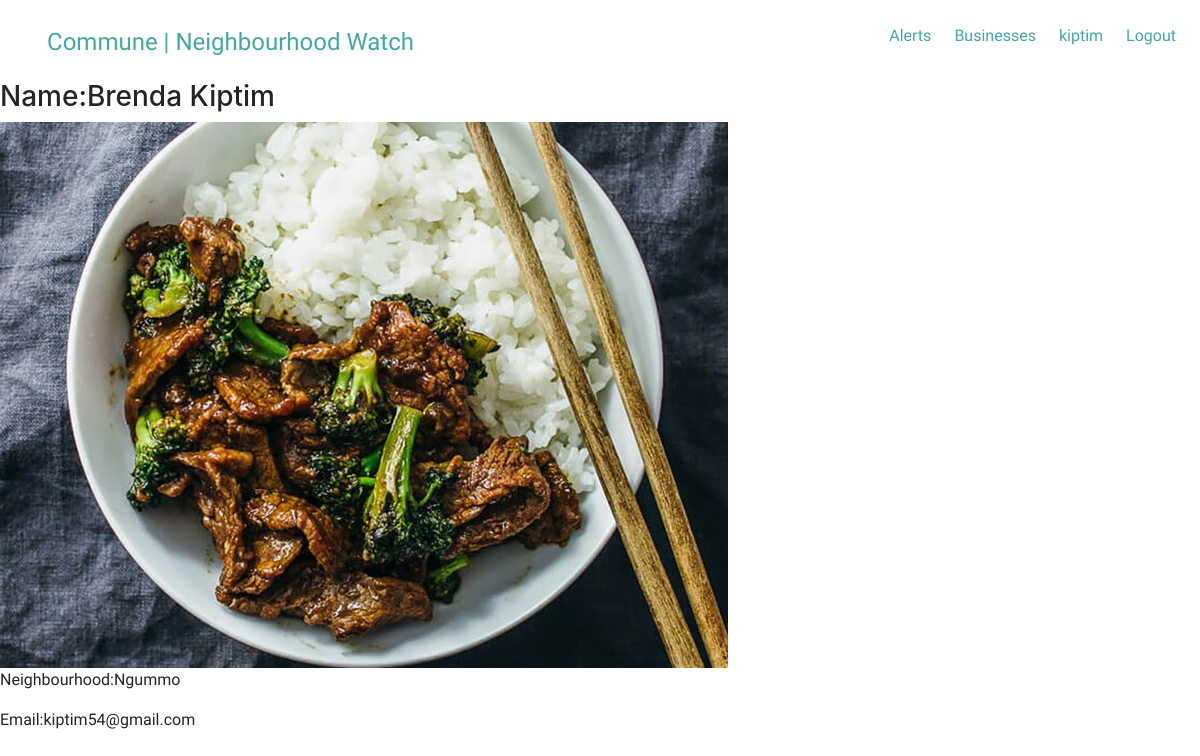
Screenshot of /profile (signed in) with the database file from the repository.
### communeapp/models.py (models this page shows, shortened)
class Profile(models.Model):
    name=models.CharField(max_length=50)
    profile_image = models.ImageField(upload_to = 'articles/')
    user=models.OneToOneField(User, on_delete=models.CASCADE)
    neighbourhood=models.ForeignKey(Neighbourhood, null=True)
    email=models.CharField(max_length=100)
    email_confirmed=models.BooleanField(default=False)

class Neighbourhood(models.Model):
    neighbourhood_name=models.CharField(max_length=250)
    location=models.CharField(max_length=200)
    occupation_count=models.IntegerField()
    def __str__(self):
        return self.neighbourhood_name

### communeapp/views.py (the view)
# urls.py: url(r'profile$', views.view_profile, name='view_profile'),
def view_profile(request):
    title="Commune | Profile "
    current_user=request.user
    profile=Profile.objects.filter(user=current_user)
    return render(request, 'views/profile.html', {"profile":profile, "title":title })

### communeapp/templates/views/profile.html (shortened to what this page needs)
{% extends 'views/base.html' %}
{% load bootstrap3  %}
{% load static %}
{% block content %}
{% if profile %}
{% for prof in profile %}
<h3>Name:{{prof.name}}</h3>
<img src="{{prof.profile_image.url}}" class="img-responsive" alt="">
<p>Neighbourhood:{{prof.neighbourhood}}</p>
<p>Email:{{prof.email}}</p>
{% endfor %}
{% else %}
<p>You do not have a profile, create one  <a href="{% url 'createprofile' %}">here :
   </a>
</p>
{% endif %}
{% endblock %}

### communeapp/templates/navbar.html (shortened to what this page needs)
<!DOCTYPE html>
<html lang="en">
<head>
    {% load static %}
    <link rel="stylesheet" href="{% static 'css/base.css' %}">
</head>
<body>
              <nav>
                <ul>
                  <li id="brand"><a href="{% url 'landingpage'%}">Commune | Neighbourhood Watch</a></li>
                  {% if user.is_authenticated %}
                  <li id="bodynav"><a href="{% url 'logout'%}">Logout</a></li>
                  {%else%}
                  <li id="bodynav"><a href="{% url 'login'%}">Login</a></li>
                  {% endif %}
                  <li id="bodynav"><a href="{% url 'view_profile'%}">{{user.username}}</a></li>
                  <li id="bodynav"><a href="{% url 'view_businesses'%}">Businesses</a></li>
                  <li id="bodynav"><a href="{% url 'view_messages'%}">Alerts</a></li>
                </ul>
              </nav>
</body>
</html>

### communeapp/static/css/base.css (style rules this page uses)
* { margin:0; padding:0px; padding-right:0px; padding-left:0px; font-family: 'Andika', sans-serif; }
body, .container-fluid, .row, .col-xs-12 { margin:0; padding:0px; padding-right:0px; padding-left:0px; margin-top: 0px; margin-right:0px; position: relative; }
img { margin-top:0; }
nav { margin:0; padding:0px; height:10vh; background:white; background-attachment: fixed; }
nav ul { padding:2%; }
nav li { list-style-type: none; display: inline-block; margin-left:2%; }
nav #bodynav { float:right; }
nav #brand { float:left; font-size:150%; margin-bottom:3px; }
a, a:hover { color:#41A9A2; }

### rows the page displays
Profile: name "Brenda Kiptim", profile_image (picture), neighbourhood "Ngummo", email "kiptim54@gmail.com"

### other values shown
{{ user.username }} "kiptim"
